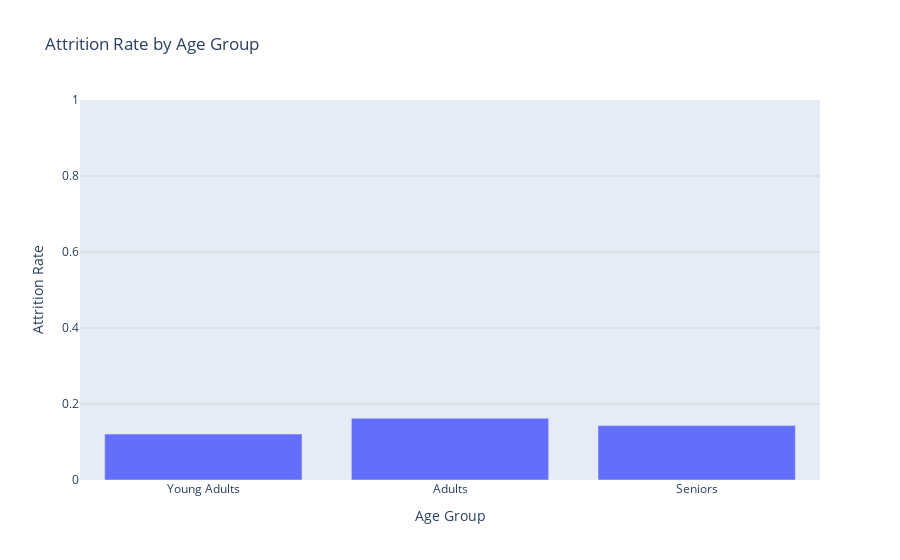

The notebook cell this image was saved under:
### Code cell
age_attrition = (df.groupby("mod_Age_Group")["mod_Attrition_Flag"]
                 .mean().reset_index())
age_attrition.columns = ["Age Group", "Attrition Rate"]


# Create bar chart with Plotly
fig = px.bar(
    age_attrition,
    x="Age Group",
    y="Attrition Rate",
    title="Attrition Rate by Age Group",
    labels={"Attrition Rate": "Attrition Rate", "Age Group": "Age Group"},
    range_y=[0, 1],  # Since attrition is a rate between 0 and 1
)

# Customize layout for grid lines and spacing
fig.update_layout(
    yaxis=dict(showgrid=True, gridcolor='lightgray', gridwidth=1, zeroline=False),
    xaxis=dict(title="Age Group"),
    yaxis_title="Attrition Rate",
    bargap=0.2,
)

fig.show()

### Figure 1 — Plotly figure (JSON) as saved in the notebook; plotly's stock layout.template omitted (floating-point values rounded to 4 significant figures)
{"data": [{"hovertemplate": "Age Group=%{x}<br>Attrition Rate=%{y}<extra></extra>", "legendgroup": "", "marker": {"color": "#636efa", "pattern": {"shape": ""}}, "name": "", "orientation": "v", "showlegend": false, "textposition": "auto", "type": "bar", "x": ["Young Adults", "Adults", "Seniors"], "xaxis": "x", "y": [0.1208, 0.1625, 0.1432], "yaxis": "y"}], "layout": {"bargap": 0.2, "barmode": "relative", "legend": {"tracegroupgap": 0}, "title": {"text": "Attrition Rate by Age Group"}, "xaxis": {"anchor": "y", "domain": [0, 1], "title": {"text": "Age Group"}}, "yaxis": {"anchor": "x", "domain": [0, 1], "gridcolor": "lightgray", "gridwidth": 1, "range": [0, 1], "showgrid": true, "title": {"text": "Attrition Rate"}, "zeroline": false}}}
